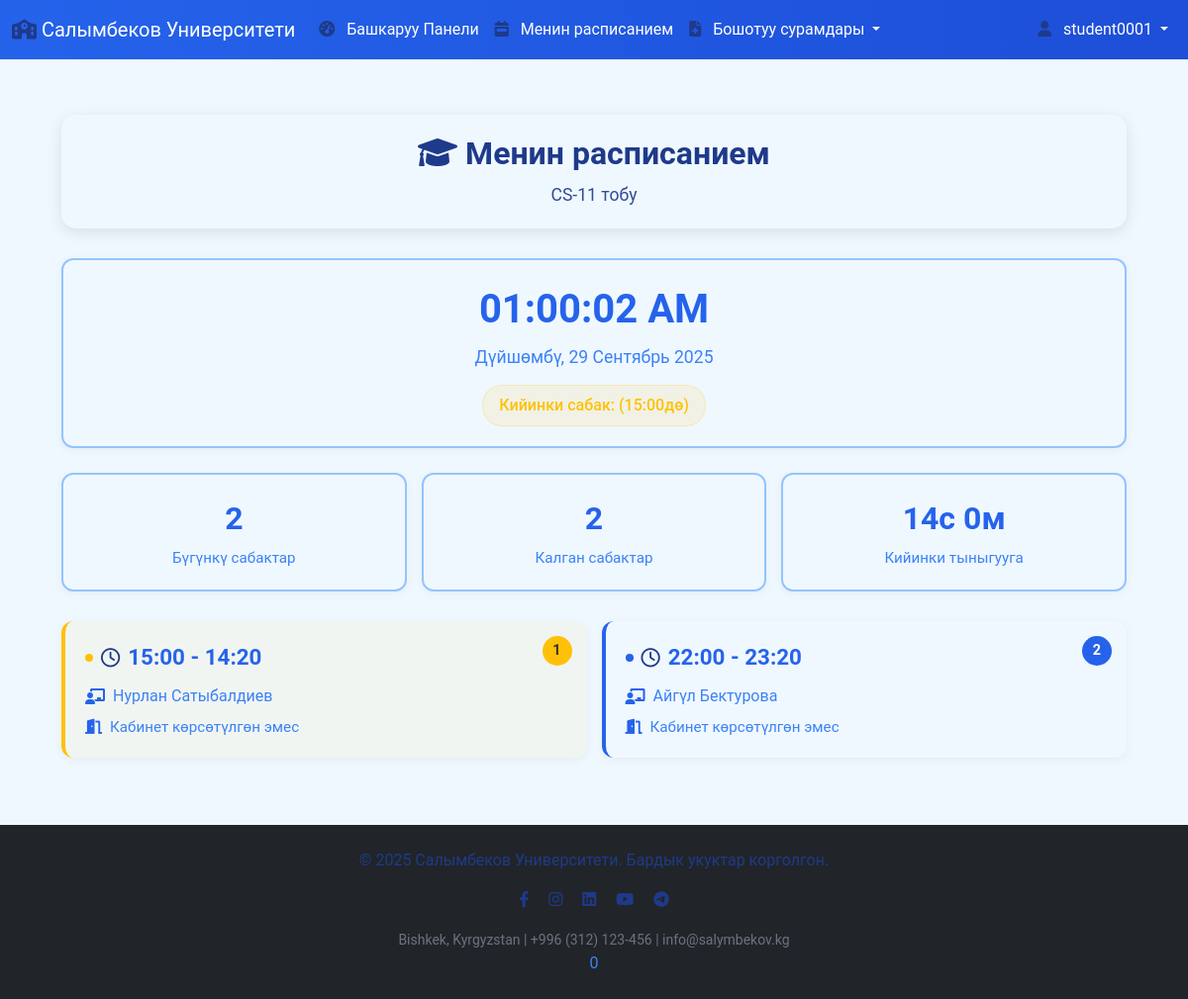
Page /ky/schedule/student/ (signed in) on the committed database.
### core/models.py (models this page shows, shortened)
class Student(models.Model):
    name = models.CharField(max_length=100)
    user = models.OneToOneField(User, on_delete=models.CASCADE, null=True, blank=True)
    course = models.ForeignKey('Course', on_delete=models.SET_NULL, null=True)
    group = models.ForeignKey('Group', on_delete=models.SET_NULL, null=True)
    parents = models.ManyToManyField(UserProfile, blank=True, related_name='parent_profiles')

class Group(models.Model):
    name = models.CharField(max_length=100)
    course = models.ForeignKey(Course, on_delete=models.CASCADE, default=1)
    capacity = models.IntegerField(default=25)  # Группадагы студенттердин саны
    class Meta:
        ordering = ['course__year', 'name']

class Schedule(models.Model):
    DAY_CHOICES = [
        ('Monday', 'Дүйшөмбү'),
        ('Tuesday', 'Шейшемби'),
        ('Wednesday', 'Шаршемби'),
        ('Thursday', 'Бейшемби'),
        ('Friday', 'Жума'),
        ('Saturday', 'Ишемби'),
    ]
    subject = models.ForeignKey(Subject, on_delete=models.CASCADE)
    group = models.ForeignKey(Group, on_delete=models.CASCADE)
    teacher = models.ForeignKey(Teacher, on_delete=models.CASCADE, null=True, blank=True)  # Nullable
    time_slot = models.ForeignKey(TimeSlot, on_delete=models.CASCADE, null=True, blank=True)  # Nullable
    day = models.CharField(max_length=10, choices=DAY_CHOICES)
    start_time = models.TimeField()
    end_time = models.TimeField()
    room = models.CharField(max_length=50, blank=True, null=True)  # Кабинет номери
    class Meta:
        unique_together = [
            ['group', 'day', 'start_time'],  # Бир группада бир убакытта бир сабак
            ['teacher', 'day', 'start_time'], # Бир мугалимде бир убакытта бир сабак
        ]

class Subject(models.Model):
    subject_name = models.CharField(max_length=100)
    teacher = models.ForeignKey(Teacher, on_delete=models.SET_NULL, null=True)
    course = models.ForeignKey(Course, on_delete=models.CASCADE, default=1)  # Дефолт маани катары Course ID 1

class Teacher(models.Model):
    DEGREE_CHOICES = [
        ('PROFESSOR', 'Профессор'),
        ('DOCENT', 'Доцент'),
        ('LECTURER', 'Лектор'),
        ('ASSISTANT', 'Ассистент'),
        ('TEACHER', 'Мугалим'),
    ]
    name = models.CharField(max_length=100)
    user = models.OneToOneField(User, on_delete=models.CASCADE, null=True, blank=True)
    degree = models.CharField(max_length=20, choices=DEGREE_CHOICES, default='TEACHER')
    department = models.CharField(max_length=100, blank=True, null=True)  # Кафедра

### core/views.py (the view)
# urls.py: path('schedule/student/', views.student_schedule, name='student_schedule'),
@login_required
def student_schedule(request):
    if request.user.userprofile.role != 'STUDENT':
        messages.error(request, _('This function is for students only.'))
        return redirect('dashboard')
    try:
        student = Student.objects.get(user=request.user)
        days = [
            ('Monday', 'Дүйшөмбү'),
            ('Tuesday', 'Шейшемби'),
            ('Wednesday', 'Шаршемби'),
            ('Thursday', 'Бейшемби'),
            ('Friday', 'Жума'),
            ('Saturday', 'Ишемби'),
        ]
        time_slots = [
            ('08:00', '09:30', '1-пара'),
            ('09:45', '11:15', '2-пара'),
            ('11:30', '13:00', '3-пара'),
            ('14:00', '15:30', '4-пара'),
            ('15:45', '17:15', '5-пара'),
            ('17:30', '19:00', '6-пара'),
        ]
        schedules = Schedule.objects.filter(group=student.group).order_by('day', 'start_time')
        schedule_matrix = {}
        from datetime import date, timedelta
        today = date.today()
        days_since_monday = today.weekday()
        start_date = today - timedelta(days=days_since_monday)
        end_date = start_date + timedelta(days=6)  # Жекшемби
        for day_code, day_name in days:
            schedule_matrix[day_code] = {}
            for start_time, end_time, period_name in time_slots:
                from datetime import datetime
                start_dt = datetime.strptime(start_time, '%H:%M').time()
                end_dt = datetime.strptime(end_time, '%H:%M').time()
                day_schedule = schedules.filter(
                    day=day_code,
                    start_time__lte=end_dt,
                    end_time__gte=start_dt
                ).first()
                schedule_info = None
                if day_schedule:
                    last_attendance = Attendance.objects.filter(
                        student=student,
                        subject=day_schedule.subject,
                        date__range=[start_date, end_date]
                    ).order_by('-date').first()
                    if last_attendance:
                        if last_attendance.status == 'Present':
                            last_status = 'Катышкан'
                            status_class = 'success'
                        elif last_attendance.status == 'Absent':
                            last_status = 'Катышпаган'
                            status_class = 'danger'
                        elif last_attendance.status == 'Late':
                            last_status = 'Кечиккен'
                            status_class = 'warning'
                        else:
                            last_status = 'Катышкан'
                            status_class = 'success'
                    else:
                        last_status = 'Белгилене элек'
                        status_class = 'secondary'
                    schedule_info = {
                        'schedule': day_schedule,
                        'last_status': last_status,
                        'status_class': status_class
                    }
                schedule_matrix[day_code][period_name] = {
                    'time_range': f"{start_time} - {end_time}",
                    'schedule_info': schedule_info
                }
        today_schedules = Schedule.objects.filter(
            group=student.group,
            day=today.strftime('%A')  # Monday, Tuesday, etc.
        ).order_by('start_time')
        context = {
            'student': student,
            'schedules': today_schedules,
            'days': days,
            'time_slots': time_slots,
            'schedule_matrix': schedule_matrix,
            'start_date': start_date,
            'end_date': end_date,
        }
        return render(request, 'modern_student_schedule.html', context)
    except Student.DoesNotExist:
        messages.error(request, _('Student information not found!'))
        return redirect('dashboard')

### attendance_system/context_processors.py (called while the page is built)
def site_config(request):
    try:
        return {
            'SITE_NAME': getattr(settings, 'SITE_NAME', 'Salymbekov University'),
            'UNIVERSITY_INFO': getattr(settings, 'UNIVERSITY_INFO', {}),
            'SYSTEM_CONFIG': getattr(settings, 'SYSTEM_CONFIG', {}),
            'LANGUAGE_CONFIG': getattr(settings, 'LANGUAGE_CONFIG', {}),
            'THEME_CONFIG': getattr(settings, 'THEME_CONFIG', {}),
            'ACADEMIC_CONFIG': getattr(settings, 'ACADEMIC_CONFIG', {}),
            'SOCIAL_MEDIA': getattr(settings, 'SOCIAL_MEDIA', {}),
            'FOOTER_CONFIG': getattr(settings, 'FOOTER_CONFIG', {}),
        }
    except Exception as e:
        return {
            'SITE_NAME': 'Salymbekov University',
            'UNIVERSITY_INFO': {'name': 'Salymbekov University'},
            'SYSTEM_CONFIG': {'version': '1.0.0'},
        }

### templates/modern_student_schedule.html (shortened to what this page needs)
{% extends 'base.html' %}
{% load static %}
{% block content %}
<div class="schedule-container">
    <div class="schedule-header">
        <h1 class="schedule-title">
            <i class="fas fa-graduation-cap me-2"></i>Менин расписанием
        </h1>
        <p class="schedule-subtitle">{{ student.group.name }} тобу</p>
    </div>
    <div class="current-time-widget">
        <div class="current-time" id="current-time"></div>
        <div class="current-date" id="current-date"></div>
        <div class="current-status" id="current-status">Учурдагы абалды текшерүү...</div>
    </div>
    <div class="stats-row">
        <div class="stat-card">
            <div class="stat-number">{{ schedules|length }}</div>
            <div class="stat-label">Бүгүнкү сабактар</div>
        </div>
        <div class="stat-card">
            <div class="stat-number" id="remaining-classes">0</div>
            <div class="stat-label">Калган сабактар</div>
        </div>
        <div class="stat-card">
            <div class="stat-number" id="next-break">--</div>
            <div class="stat-label">Кийинки тыныгууга</div>
        </div>
    </div>
    {% if schedules %}
        <div class="schedule-grid">
            {% for schedule in schedules %}
            <div class="schedule-card" data-start-time="{{ schedule.start_time|time:'H:i' }}" data-end-time="{{ schedule.end_time|time:'H:i' }}">
                <div class="lesson-number">{{ forloop.counter }}</div>
                <div class="lesson-time">
                    <span class="time-indicator"></span>
                    <i class="far fa-clock"></i>
                    {{ schedule.start_time|time:"H:i" }} - {{ schedule.end_time|time:"H:i" }}
                </div>
                <div class="lesson-teacher">
                    <i class="fas fa-chalkboard-teacher"></i>
                    {{ schedule.subject.teacher.name }}
                </div>
                <div class="lesson-room">
                    <i class="fas fa-door-open"></i>
                    {{ schedule.room|default:"Кабинет көрсөтүлгөн эмес" }}
                </div>
            </div>
            {% endfor %}
        </div>
    {% else %}
        <div class="no-classes">
            <i class="fas fa-calendar-times"></i>
            <h3>Бүгүн сабак жок!</h3>
            <p>Эртеңки расписаниени карап көрүңүз же эс алыңыз 😊</p>
        </div>
    {% endif %}
</div>
{% endblock %}

### templates/base.html (shortened to what this page needs)
{% load static %}
{% load i18n %}
<!DOCTYPE html>
<html lang="{% get_current_language as LANGUAGE_CODE %}{{ LANGUAGE_CODE }}">
<head>
    <link href="https://cdn.jsdelivr.net/npm/bootstrap@5.3.0/dist/css/bootstrap.min.css" rel="stylesheet" />
    <link rel="stylesheet" href="{% static 'css/style.css' %}" />
    <link rel="stylesheet" href="https://cdnjs.cloudflare.com/ajax/libs/font-awesome/6.0.0-beta3/css/all.min.css" />
</head>
<body>
    <nav class="navbar navbar-expand-lg navbar-dark bg-primary fixed-top" style="width: 100%;">
        <div class="container-fluid">
            <a class="navbar-brand" href="{% url 'home' %}">
                <i class="fas fa-school"></i>
                {% get_current_language as LANGUAGE_CODE %}
                {% if LANGUAGE_CODE == 'ky' %}{{ UNIVERSITY_INFO.name_ky }}
                {% elif LANGUAGE_CODE == 'ru' %}{{ UNIVERSITY_INFO.name_ru }}
                {% else %}{{ UNIVERSITY_INFO.name_en }}{% endif %}
            </a>
            <div class="collapse navbar-collapse" id="navbarNav">
                <ul class="navbar-nav me-auto mb-2 mb-lg-0">
                    {% if user.is_authenticated %}
                    <li class="nav-item">
                        <a class="nav-link" href="{% url 'dashboard' %}"><i class="fas fa-tachometer-alt"></i> {% trans "Dashboard" %}</a>
                    </li>
                    {% if user.userprofile.role == 'STUDENT' %}
                    <li class="nav-item">
                        <a class="nav-link" href="{% url 'student_schedule' %}"><i class="fas fa-calendar-week"></i> {% trans "My Schedule" %}</a>
                    </li>
                    {% else %}
                    <li class="nav-item">
                        <a class="nav-link" href="{% url 'universal_schedule' %}"><i class="fas fa-calendar-week"></i> {% trans "Schedule" %}</a>
                    </li>
                    {% endif %}
                    {% if user.userprofile.role == 'STUDENT' %}
                    <li class="nav-item dropdown">
                        <a class="nav-link dropdown-toggle" href="#" id="leaveDropdown" role="button" data-bs-toggle="dropdown" aria-expanded="false">
                            <i class="fas fa-file-medical"></i> {% trans "Leave Requests" %}
                        </a>
                    </li>
                    {% endif %}
                    {% endif %}
                </ul>
                {% if user.is_authenticated %}
                <ul class="navbar-nav ms-auto">
                    <li class="nav-item dropdown">
                        <a class="nav-link dropdown-toggle" href="#" id="userDropdown" role="button" data-bs-toggle="dropdown" aria-expanded="false">
                            <i class="fas fa-user"></i> {{ user.username }}
                        </a>
                    </li>
                </ul>
                {% endif %}
            </div>
        </div>
    </nav>
    <div class="container mt-5 pt-5" style="min-height: 68vh    ;">
        {% block content %}
        {% endblock %}
    </div>
    <footer class="bg-dark text-light text-center py-4 mt-5" style="width: 100%;">
        <div class="container">
            <p>
                {% get_current_language as LANGUAGE_CODE %}
                {% if LANGUAGE_CODE == 'ky' %}{{ FOOTER_CONFIG.copyright_text }}
                {% elif LANGUAGE_CODE == 'ru' %}{{ FOOTER_CONFIG.copyright_text_ru }}
                {% else %}{{ FOOTER_CONFIG.copyright_text_en }}{% endif %}
            </p>
            {% if FOOTER_CONFIG.show_social_links and SOCIAL_MEDIA %}
            <p>
                {% if SOCIAL_MEDIA.facebook %}<a href="{{ SOCIAL_MEDIA.facebook }}" class="text-light me-3" target="_blank"><i class="fab fa-facebook-f"></i></a>{% endif %}
                {% if SOCIAL_MEDIA.instagram %}<a href="{{ SOCIAL_MEDIA.instagram }}" class="text-light me-3" target="_blank"><i class="fab fa-instagram"></i></a>{% endif %}
                {% if SOCIAL_MEDIA.linkedin %}<a href="{{ SOCIAL_MEDIA.linkedin }}" class="text-light me-3" target="_blank"><i class="fab fa-linkedin"></i></a>{% endif %}
                {% if SOCIAL_MEDIA.youtube %}<a href="{{ SOCIAL_MEDIA.youtube }}" class="text-light me-3" target="_blank"><i class="fab fa-youtube"></i></a>{% endif %}
                {% if SOCIAL_MEDIA.telegram %}<a href="{{ SOCIAL_MEDIA.telegram }}" class="text-light" target="_blank"><i class="fab fa-telegram"></i></a>{% endif %}
            </p>
            {% endif %}
            {% if FOOTER_CONFIG.show_contact_info and UNIVERSITY_INFO %}
            <small class="text-muted">
                {{ UNIVERSITY_INFO.address }} | {{ UNIVERSITY_INFO.phone }} | {{ UNIVERSITY_INFO.email }}
            </small>
            {% endif %}
        </div>0
    </footer>
</body>
</html>

### static/css/style.css (style rules this page uses)
:root { --bg-color: #ffffff; --bg-primary: #f0f8ff; --bg-secondary: #ffffff; --bg-tertiary: #e6f3ff; --secondary-bg: #f0f8ff; --text-color: #1e3a8a; --text-primary: #1e3a8a; --text-secondary: #3b82f6; --text-muted: #6b7280; --border-color: #93c5fd; --primary-color: #2563eb; --primary-hover: #1d4ed8; --primary-hover-color: #1d4ed8; --button-text-color: #ffffff; --success-color: #059669; --danger-color: #dc2626; --warning-color: #d97706; --info-color: #0891b2; --navbar-bg: linear-gradient(90deg, #2563eb, #1d4ed8); --card-shadow: rgba(37, 99, 235, 0.1); --hover-bg: rgba(37, 99, 235, 0.05); --table-hover: #eff6ff; --dropdown-shadow: rgba(37, 99, 235, 0.15); }
body { font-family: 'Roboto', sans-serif; background-color: var(--bg-primary); color: var(--text-primary); transition: background-color 0.3s ease, color 0.3s ease; }
h1, h2, h3, h4, h5, h6 { color: var(--text-primary); }
p, span, div, label, li, a { color: var(--text-primary); }
.text-muted { color: var(--text-muted) !important; }
.navbar.bg-primary { background: var(--navbar-bg) !important; }
.navbar-brand, .navbar-nav .nav-link { color: var(--button-text-color) !important; }
.navbar-nav .nav-link { padding: 10px 15px; font-size: 1rem; transition: background-color 0.3s, color 0.3s; }
.nav-link i { margin-right: 8px; }
footer a.text-light { transition: color 0.3s ease; color: var(--text-secondary) !important; }
footer { background-color: var(--bg-secondary); color: var(--text-primary); }
a { color: var(--primary-color); text-decoration: none; }
ul, ol, li { color: var(--text-primary); }
.text-light { color: var(--text-secondary) !important; }
small, .small { color: var(--text-muted); }
em, i { color: var(--text-primary); }
footer p { font-size: 1rem; }

### rows in the picture
Student: group.name "CS-11"
Schedule: start_time "15:00", end_time "14:20", subject.teacher.name "Нурлан Сатыбалдиев", room "Кабинет көрсөтүлгөн эмес"
Schedule: start_time "22:00", end_time "23:20", subject.teacher.name "Айгүл Бектурова", room "Кабинет көрсөтүлгөн эмес"

### other values in the picture
{{ UNIVERSITY_INFO.name_ky }} "Салымбеков Университети"
{{ user.username }} "student0001"
{{ schedules|length }} "2"
{{ FOOTER_CONFIG.copyright_text }} "© 2025 Салымбеков Университети. Бардык укуктар корголгон."
{{ UNIVERSITY_INFO.address }} "Bishkek, Kyrgyzstan"
{{ UNIVERSITY_INFO.phone }} "+996 (312) 123-456"
{{ UNIVERSITY_INFO.email }} "info@salymbekov.kg"
